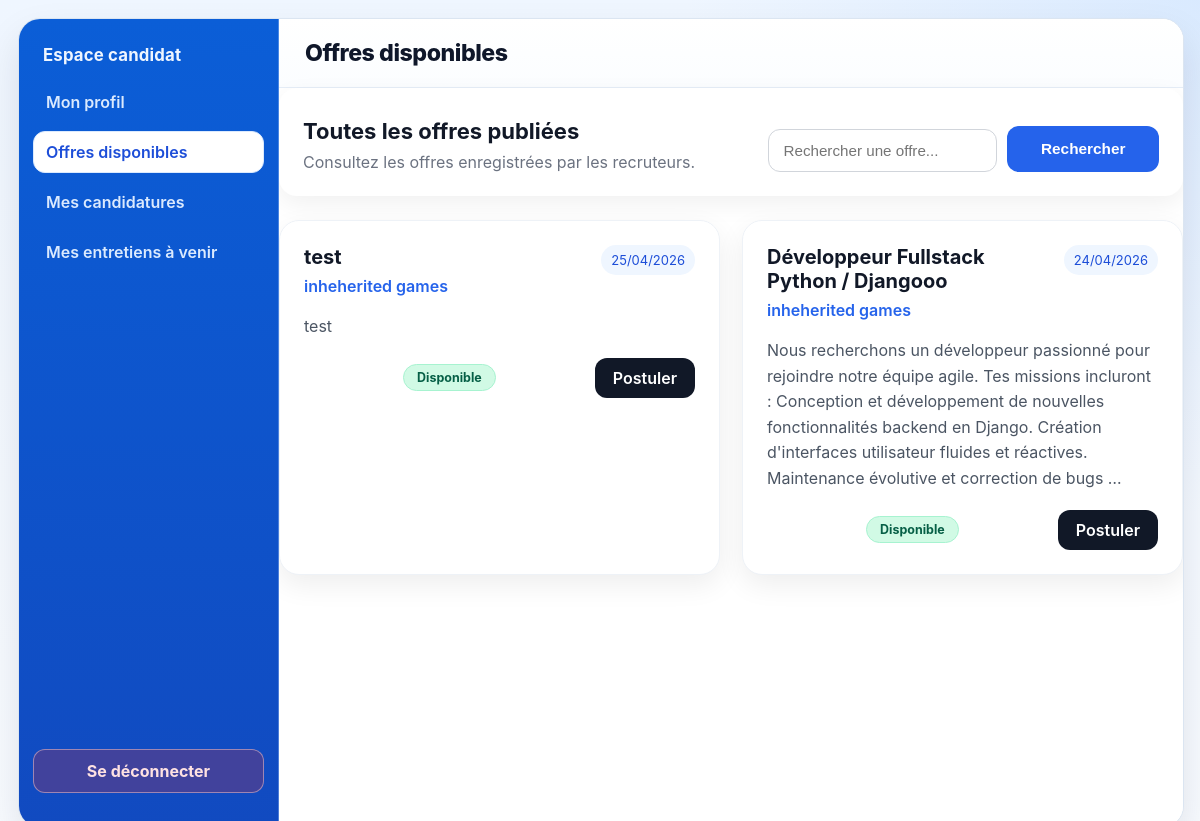
The page /offres-disponibles/ (signed in) on the database its author committed.
### plateforme_recrutement/models.py (models this page shows, shortened)
class Offre(models.Model):
    TYPE_CONTRAT_CHOICES = [
        ('CDI', 'CDI'),
        ('CDD', 'CDD'),
        ('Stage', 'Stage'),
        ('Alternance', 'Alternance'),
    ]
    recruteur=models.ForeignKey(Recruteur,on_delete=models.CASCADE)
    titre=models.CharField(max_length=200)
    description=models.TextField()
    lieu=models.CharField(max_length=150, default='', blank=True)
    type_contrat=models.CharField(max_length=20, choices=TYPE_CONTRAT_CHOICES, default='', blank=True)
    salaire=models.IntegerField(null=True, blank=True)
    competences=models.TextField(default='', blank=True)
    date_limite=models.DateField(null=True, blank=True)
    date_publication=models.DateField(auto_now_add=True)

class Recruteur(models.Model):
    user=models.OneToOneField(User,on_delete=models.CASCADE)
    entreprise=models.CharField(max_length=150)
    telephone=models.CharField(max_length=20,blank=True)
    photo=models.ImageField(upload_to='recruteurs/',blank=True,null=True)

### plateforme_recrutement/views.py (the view)
# urls.py: path('offres-disponibles/', views.offres_dispo, name='offres_dispo'),
@login_required
def offres_dispo(request):
    candidat = get_object_or_404(Candidat, user=request.user)
    q = request.GET.get('q', '').strip()
    offres = Offre.objects.select_related('recruteur', 'recruteur__user').all().order_by('-date_publication', '-id')
    candidatures_en_attente_offres_ids = set(
        candidat.candidatures.filter(statut='en_attente').values_list('offre_id', flat=True)
    )
    if q:
        offres = offres.filter(
            Q(titre__icontains=q) |
            Q(description__icontains=q) |
            Q(recruteur__entreprise__icontains=q)
        )
    return render(request, 'plateforme/offres_dispo.html', {
        'candidat': candidat,
        'offres': offres,
        'q': q,
        'candidatures_en_attente_offres_ids': candidatures_en_attente_offres_ids,
    })

### plateforme_recrutement/templates/plateforme/offres_dispo.html (shortened to what this page needs)
{% load static %}
<!DOCTYPE html>
<html lang="fr">
<head>
    <link rel="stylesheet" href="{% static 'css/profil_recruteur.css' %}">
    <link rel="stylesheet" href="{% static 'css/offres_dispo.css' %}">
</head>
<body>
<div class="container">
    <aside class="sidebar">
        <div class="sidebar-head">
            <h2>Espace candidat</h2>
        </div>
        <nav class="sidebar-nav">
            <a href="{% url 'profil_candidat' %}" class="nav-link">Mon profil</a>
            <a href="{% url 'offres_dispo' %}" class="nav-link active">Offres disponibles</a>
            <a href="{% url 'mes_candidatures' %}" class="nav-link">Mes candidatures</a>
            <a href="{% url 'mes_entretiens_candidat' %}" class="nav-link">Mes entretiens à venir</a>
        </nav>
        <a href="{% url 'deconnexion' %}" class="sidebar-logout">Se déconnecter</a>
    </aside>
    <main class="profile-panel">
        <div class="top-bar">
            <h2>Offres disponibles</h2>
        </div>
        <div class="offers-header">
            <div>
                <h3>Toutes les offres publiées</h3>
                <p>Consultez les offres enregistrées par les recruteurs.</p>
            </div>
            <form method="GET" class="search-box">
                <input
                    type="text"
                    name="q"
                    value="{{ q }}"
                    placeholder="Rechercher une offre..."
                >
                <button type="submit">Rechercher</button>
            </form>
        </div>
        {% if offres %}
            <div class="offers-grid">
                {% for offre in offres %}
                    <div class="offer-card">
                        <div class="offer-top">
                            <div>
                                <h3>{{ offre.titre }}</h3>
                                <p class="company-name">
                                    {{ offre.recruteur.entreprise }}
                                </p>
                            </div>
                            <span class="offer-date">
                                {{ offre.date_publication|date:"d/m/Y" }}
                            </span>
                        </div>
                        <p class="offer-description">
                            {{ offre.description|truncatewords:35 }}
                        </p>
                        <div class="offer-footer">
                            <span class="status-pill">Disponible</span>
                            {% if offre.id in candidatures_en_attente_offres_ids %}
                                <span class="apply-btn apply-btn-disabled">Candidature en attente</span>
                            {% else %}
                                <a href="{% url 'postuler_offre' offre.id %}" class="apply-btn">
                                    Postuler
                                </a>
                            {% endif %}
                        </div>
                    </div>
                {% endfor %}
            </div>
        {% else %}
            <div class="empty-box">
                <h3>Aucune offre disponible</h3>
                <p>Il n’y a pas encore d’offres publiées par les recruteurs.</p>
            </div>
        {% endif %}
    </main>
</div>
</body>
</html>

### plateforme_recrutement/Static/css/profil_recruteur.css (style rules this page uses)
body { font-family: "Inter", "Segoe UI", "Helvetica Neue", Arial, sans-serif; margin: 0; padding: 18px; min-height: 100vh; background: radial-gradient(circle at top right, rgba(191, 219, 254, 0.45), transparent 35%), linear-gradient(180deg, #eff6ff 0%, #f8fbff 100%); color: #1f2937; }
.container { width: 100%; margin: 0 auto; display: grid; grid-template-columns: 260px minmax(0, 1fr); gap: 0; align-items: stretch; background: #ffffff; border: 1px solid #dbe5f1; border-radius: 22px; box-shadow: 0 18px 38px rgba(15, 23, 42, 0.1); overflow: hidden; }
.sidebar { min-height: calc(100vh - 36px); background: linear-gradient(180deg, #0b5ed7 0%, #114ac0 100%); border-right: 1px solid rgba(191, 219, 254, 0.35); padding: 22px 14px; display: flex; flex-direction: column; }
.sidebar-head { padding: 4px 10px 16px; }
.sidebar-head h2 { margin: 0; color: #eff6ff; font-size: 1.05rem; font-weight: 700; letter-spacing: 0.01em; }
.sidebar-nav { display: flex; flex-direction: column; gap: 8px; }
.nav-link { text-decoration: none; color: #dbeafe; border: 1px solid transparent; border-radius: 12px; padding: 10px 12px; font-weight: 600; transition: background-color 0.2s ease, border-color 0.2s ease, color 0.2s ease; }
.nav-link.active { background: #ffffff; border-color: #dbeafe; color: #1d4ed8; }
.sidebar-logout { margin-top: auto; margin-bottom: 12px; text-decoration: none; text-align: center; color: #fee2e2; border: 1px solid rgba(254, 202, 202, 0.5); background: rgba(220, 38, 38, 0.24); border-radius: 12px; padding: 11px 12px; font-weight: 700; transition: background-color 0.2s ease, color 0.2s ease; }
.profile-panel { background: #ffffff; border: 0; border-radius: 0; box-shadow: none; overflow: hidden; }
.top-bar { display: flex; justify-content: space-between; align-items: center; padding: 20px 26px; border-bottom: 1px solid #e5edf7; background: linear-gradient(180deg, #ffffff 0%, #fbfdff 100%); }
.top-bar h2 { margin: 0; font-size: 1.45rem; font-weight: 800; color: #0f172a; letter-spacing: -0.02em; }
.status-pill { display: inline-flex; align-items: center; justify-content: center; margin: 0 auto; padding: 5px 13px; border-radius: 999px; font-size: 0.78rem; font-weight: 700; color: #065f46; background: #d1fae5; border: 1px solid #a7f3d0; }
input, select, textarea { width: 100%; padding: 12px 14px; border: 1px solid #cbd5e1; border-radius: 10px; box-sizing: border-box; font-size: 0.95rem; background: #fff; transition: border-color 0.2s ease, box-shadow 0.2s ease; }
button { width: 100%; padding: 14px 16px; background: linear-gradient(180deg, #ffffff 0%, #f7fbff 100%); color: #0f172a; border: 1px solid #cbd5e1; border-radius: 12px; font-size: 0.96rem; font-weight: 700; cursor: pointer; margin-top: 14px; transition: background-color 0.2s ease, border-color 0.2s ease; }

### plateforme_recrutement/Static/css/offres_dispo.css (style rules this page uses)
.offers-header { background: #ffffff; border-radius: 18px; padding: 24px; margin-bottom: 24px; display: flex; justify-content: space-between; gap: 20px; align-items: flex-end; box-shadow: 0 8px 25px rgba(0, 0, 0, 0.06); }
.offers-header h3 { margin: 0; font-size: 22px; color: #111827; }
.offers-header p { margin: 8px 0 0; color: #6b7280; }
.search-box { display: flex; gap: 10px; align-items: flex-end; }
.search-box input { width: 260px; padding: 12px 14px; border: 1px solid #d1d5db; border-radius: 12px; outline: none; }
.search-box button { height: 46px; padding: 0 18px; border: none; border-radius: 12px; background: #2563eb; color: white; font-weight: 600; cursor: pointer; }
.offers-grid { display: grid; grid-template-columns: repeat(2, 1fr); gap: 22px; }
.offer-card { background: white; border-radius: 20px; padding: 24px; box-shadow: 0 10px 28px rgba(0, 0, 0, 0.07); border: 1px solid #eef2f7; transition: 0.25s ease; }
.offer-top { display: flex; justify-content: space-between; gap: 15px; align-items: flex-start; }
.offer-top h3 { margin: 0; font-size: 20px; color: #111827; }
.company-name { margin: 7px 0 0; color: #2563eb; font-weight: 600; }
.offer-date { background: #eff6ff; color: #1d4ed8; padding: 7px 10px; border-radius: 999px; font-size: 13px; white-space: nowrap; }
.offer-description { margin: 18px 0; color: #4b5563; line-height: 1.6; }
.offer-footer { display: flex; justify-content: space-between; align-items: center; }
.apply-btn { background: #111827; color: white; text-decoration: none; padding: 10px 18px; border-radius: 12px; font-weight: 600; }

### rows shown on the page
Offre: titre "test", recruteur.entreprise "inheherited games", date_publication "25/04/2026", description "test", shows "Postuler"
Offre: titre "Développeur Fullstack Python / Djangooo", recruteur.entreprise "inheherited games", date_publication "24/04/2026", description "Nous recherchons un développeur passionné pour rejoindre notre équipe agile. Tes missions incluront : Conception et développement de nouvelles fonctionnalités backend en Django. Création d'interfaces utilisateur fluides et réactives. Maintenance évolutive et correction de bugs …", shows "Postuler"
